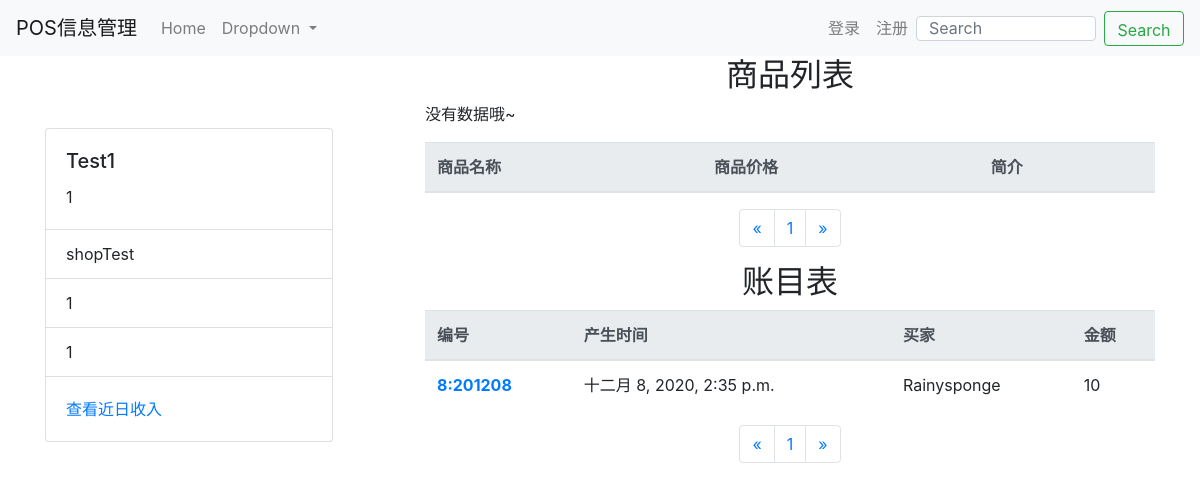
Page /store/shop_info/1 on the earlier database version.
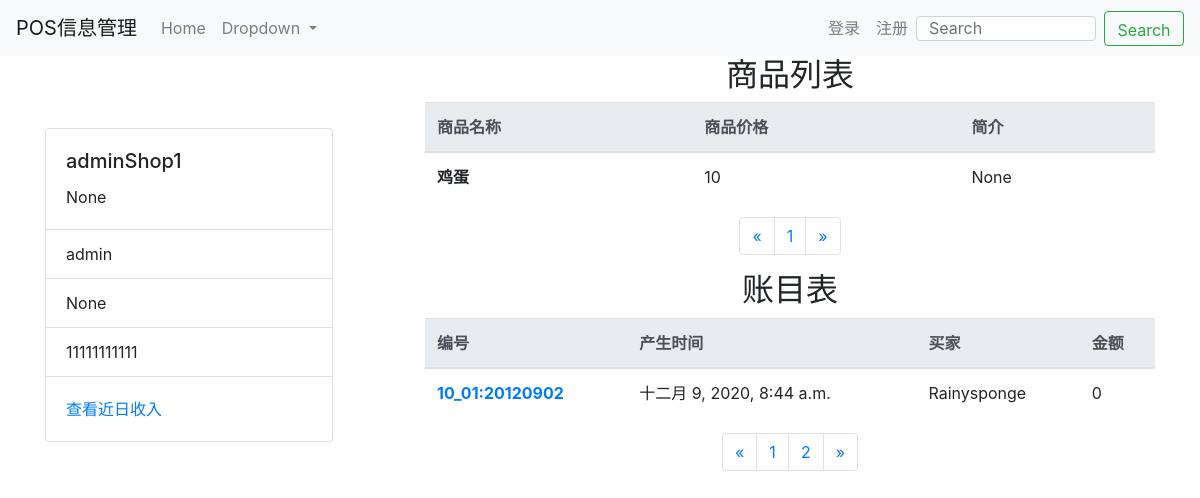
Same page on the later database version.
### store/models.py (models this page shows, shortened)
class Shop(models.Model):
    shop_id = models.CharField(max_length=12, null=True)  # 商店编号————为一个用户开多个店铺做准备
    shop_name = models.CharField(max_length=32, null=True)
    shop_owner = models.ForeignKey(User, null=True, on_delete=models.CASCADE)
    shop_position = models.CharField(max_length=32, null=True)
    phone_number = models.CharField(max_length=11, null=True)
    contends = models.TextField(null=True)
    create_time = models.DateTimeField(auto_now_add=True)
    last_update = models.DateTimeField(auto_now=True)
    is_active = models.BooleanField(default=True)

class Pay(models.Model):
    pay_No = models.CharField(max_length=24, null=True)
    shop = models.ForeignKey(Shop, on_delete=models.DO_NOTHING, null=True)
    POS = models.ForeignKey(PosInfo, on_delete=models.DO_NOTHING, null=True)
    buyer_id = models.ForeignKey(User, on_delete=models.DO_NOTHING)
    pay_time = models.DateTimeField(default=timezone.now)
    pay_money = models.IntegerField(default=0)

class Commodity(models.Model):
    shop = models.ForeignKey(Shop, on_delete=models.DO_NOTHING, null=True)
    commodity_price = models.IntegerField(default=1)
    commodity_name = models.CharField(max_length=10)
    commodity_contends = models.TextField(null=True)

### store/views.py (the view)
# urls.py: path('shop_info/<int:shop_pk>', views.shop_info, name='shop_info'),
def shop_info(request, shop_pk):
    shop_info_list = Shop.objects.get(pk=shop_pk)
    commodity_list = Commodity.objects.filter(shop=shop_info_list)
    paginator = Paginator(commodity_list, 1)  # 每2页进行分页
    page_num = request.GET.get('page', 1)
    page_of_commodity = paginator.get_page(page_num)
    pay_list = Pay.objects.filter(shop=shop_info_list)
    paginator1 = Paginator(pay_list, 1)  # 每2页进行分页
    page_num1 = request.GET.get('page', 1)
    page_of_pay = paginator1.get_page(page_num1)
    context = {}
    context['shop_info_list'] = shop_info_list
    context['commodity_list'] = page_of_commodity
    context['pay_list'] = page_of_pay
    return render(request, 'store/shop_info.html', context)

### store/templates/store/shop_info.html (shortened to what the changed rows need)
{% extends 'base.html' %}
{% block content %}
    <div class="container">
        <div class="row">
            <div class="col-md-4">
                <br>
                <br>
                <br>
                <div class="card" style="width: 18rem;">
                  <div class="card-body">
                    <h5 class="card-title">{{ shop_info_list.shop_name }}</h5>
                    <p class="card-text">{{ shop_info_list.contends }}</p>
                  </div>
                  <ul class="list-group list-group-flush">
                    <li class="list-group-item">{{ shop_info_list.shop_owner }}</li>
                    <li class="list-group-item">{{ shop_info_list.shop_position }}</li>
                    <li class="list-group-item">{{ shop_info_list.phone_number }}</li>
                  </ul>
                </div>
            </div>
            <div class="col-md-8">
                <h2 style="text-align: center">商品列表</h2>
                <table class="table">
                    <thead class="thead-light">
                      <tr>
                        <th scope="col">商品名称</th>
                        <th scope="col">商品价格</th>
                        <th scope="col">简介</th>
                      </tr>
                    </thead>
                    <tbody>
                        {% for commodity in commodity_list %}
                                <tr>
                                    <th scope="row">{{ commodity.commodity_name }}</th>
                                    <td>{{ commodity.commodity_price }}</td>
                                    <td>{{ commodity.commodity_contends }}</td>
                                </tr>
                        {% empty %}
                            <p>没有数据哦~</p>
                        {% endfor %}
                    </tbody>
                </table>
            <nav aria-label="Page navigation example">
                    <ul class="pagination justify-content-center ">
                        {% for page_num in commodity_list.paginator.page_range %}
                         <li class="page-item"><a class="page-link" href="?page={{ page_num }}">{{ page_num }}</a></li>
                        {% endfor %}
                    </ul>
            </nav>
                <h2 style="text-align: center">账目表</h2>
                <table class="table">
                    <thead class="thead-light">
                      <tr>
                        <th scope="col">编号</th>
                        <th scope="col">产生时间</th>
                        <th scope="col">买家</th>
                        <th scope="col">金额</th>
                      </tr>
                    </thead>
                    <tbody>
                        {% for pay_item in pay_list %}
                                <tr>
                                    <th scope="row">
                                        <a href="{% url 'orders_in_pay' pay_item.pk %}">{{ pay_item.pay_No }}</a>
                                    </th>
                                    <td>{{ pay_item.pay_time }}</td>
                                    <td>{{ pay_item.buyer_id.username }}</td>
                                    <td>{{ pay_item.pay_money }}</td>
                                </tr>
                        {% empty %}
                            <p>没有数据哦~</p>
                        {% endfor %}
                    </tbody>
                </table>
            <nav aria-label="Page navigation ">
                    <ul class="pagination justify-content-center ">
                        {% for page_num in pay_list.paginator.page_range %}
                         <li class="page-item"><a class="page-link" href="?page={{ page_num }}">{{ page_num }}</a></li>
                        {% endfor %}
                        <li class="page-item">
                            {% if pay_list.has_next %}
                                <a class="page-link" href="?page={{ pay_list.next_page_number }}" aria-label="Next">
                                    <span aria-hidden="true">&raquo;</span>
                                </a>
                            {% else %}
                                <a class="page-link" href="#" aria-label="Next">
                                    <span aria-hidden="true">&raquo;</span></a>
                            {% endif %}
                        </li>
                    </ul>
            </nav>
            </div>
        </div>
    </div>
{% endblock %}

Differences in the rows shown:
removed Pay: pay_No "8:201208", pay_time "十二月 8, 2020, 2:35 p.m.", buyer_id.username "Rainysponge", pay_money "10"
changed Shop: shop_name "Test1" → "adminShop1"; contends "1" → "None"; shop_owner "shopTest" → "admin"; shop_position "1" → "None"; phone_number "1" → "11111111111"
added Commodity: commodity_name "鸡蛋", commodity_price "10", commodity_contends "None"
added Pay: pay_No "10_01:20120902", pay_time "十二月 9, 2020, 8:44 a.m.", buyer_id.username "Rainysponge", pay_money "0"
Other differences:
new list line: "2"
text no longer shown: "没有数据哦~"
